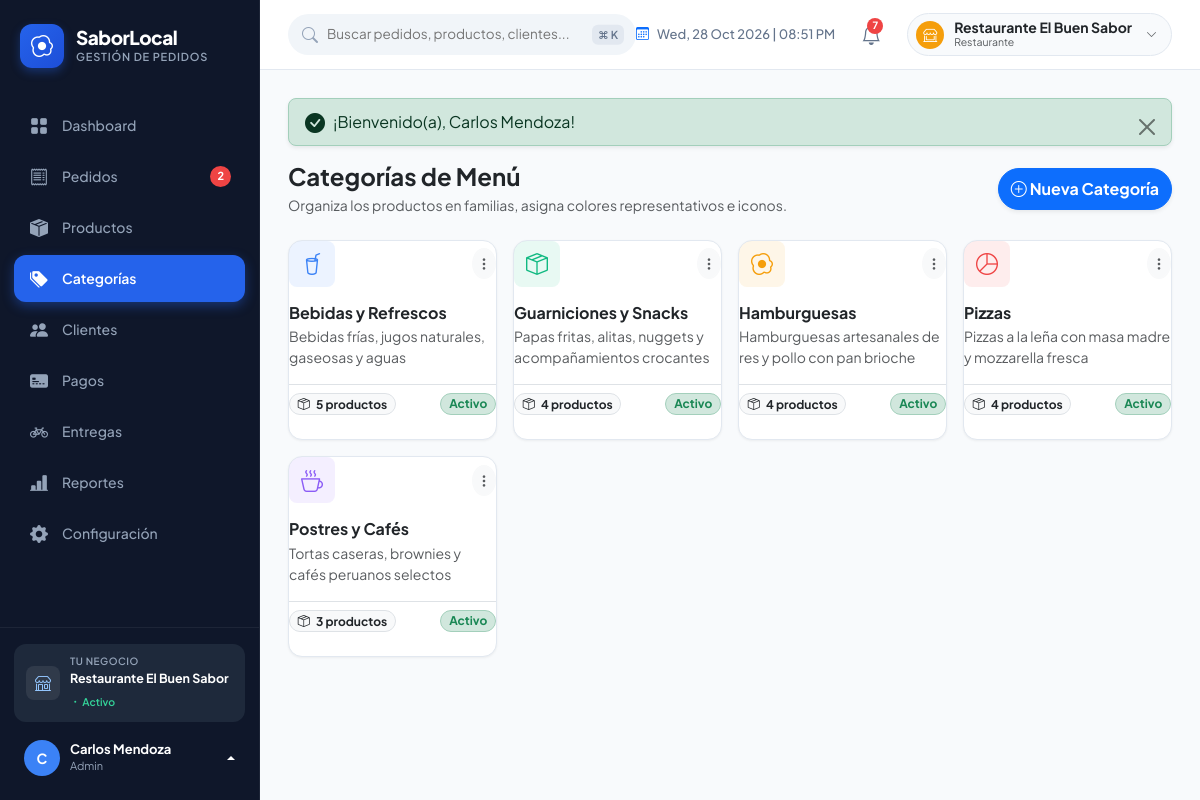
Screenshot of /index.php?route=categorias (signed in) with the database file from the repository.
### tables this page shows
CREATE TABLE `configuracion_negocio` (
  `id` INT AUTO_INCREMENT PRIMARY KEY,
  `nombre_comercial` VARCHAR(150) NOT NULL DEFAULT 'Restaurante El Buen Sabor',
  `ruc` VARCHAR(20) DEFAULT '20601234567',
  `razon_social` VARCHAR(200) DEFAULT 'El Buen Sabor S.A.C.',
  `direccion` VARCHAR(255) DEFAULT 'Av. Las Palmeras 123, Miraflores, Lima',
  `telefono` VARCHAR(50) DEFAULT '+51 987 654 321',
  `email` VARCHAR(150) DEFAULT 'contacto@elbuensabor.pe',
  `logo` VARCHAR(255) DEFAULT 'logo.png',
  `moneda_simbolo` VARCHAR(10) NOT NULL DEFAULT 'S/',
  `moneda_codigo` VARCHAR(10) NOT NULL DEFAULT 'PEN',
  `igv_porcentaje` DECIMAL(5,2) NOT NULL DEFAULT 18.00,
  `costo_envio_predeterminado` DECIMAL(10,2) NOT NULL DEFAULT 5.00,
  `mensaje_ticket` TEXT DEFAULT '¡Gracias por su preferencia! Comprobante interno sin valor tributario.',
  `created_at` DATETIME NOT NULL DEFAULT CURRENT_TIMESTAMP,
  `updated_at` DATETIME NOT NULL DEFAULT CURRENT_TIMESTAMP ON UPDATE CURRENT_TIMESTAMP
);

CREATE TABLE `categorias` (
  `id` INT AUTO_INCREMENT PRIMARY KEY,
  `nombre` VARCHAR(100) NOT NULL UNIQUE,
  `descripcion` TEXT DEFAULT NULL,
  `icono` VARCHAR(50) DEFAULT 'bi-tag',
  `color` VARCHAR(20) DEFAULT '#0d6efd',
  `activo` TINYINT(1) NOT NULL DEFAULT 1,
  `created_at` DATETIME NOT NULL DEFAULT CURRENT_TIMESTAMP,
  `updated_at` DATETIME NOT NULL DEFAULT CURRENT_TIMESTAMP ON UPDATE CURRENT_TIMESTAMP,
  INDEX `idx_categoria_activo` (`activo`)
);

### app/Controllers/CategoriaController.php (called while the page is built, shortened)
<?php
class CategoriaController {
    public function index(): void {
        $categorias = Categoria::getAll();
        require __DIR__ . '/../../views/categorias/index.php';
    }
}

### index.php (called while the page is built, shortened)
<?php
spl_autoload_register(function ($class) {
    $prefix = 'App\\';
    $base_dir = __DIR__ . '/app/';
    $len = strlen($prefix);
    $relative_class = substr($class, $len);
    $file = $base_dir . str_replace('\\', '/', $relative_class) . '.php';
});
$route = $_GET['route'] ?? '';
$route = trim($route, '/');
$method = $_SERVER['REQUEST_METHOD'] ?? 'GET';
$router = require __DIR__ . '/routes/web.php';
$router($route, $method);

### app/Helpers/AuthHelper.php (called while the page is built, shortened)
<?php
class AuthHelper {
    public static function check(): bool {
        return isset($_SESSION['usuario_id']) && !empty($_SESSION['usuario_id']);
    }
    public static function user(): ?array {
        return [
            'id'     => $_SESSION['usuario_id'],
            'nombre' => $_SESSION['usuario_nombre'] ?? 'Usuario',
            'email'  => $_SESSION['usuario_email'] ?? '',
            'rol'    => $_SESSION['usuario_rol'] ?? 'empleado',
            'avatar' => $_SESSION['usuario_avatar'] ?? null
        ];
    }
    public static function rol(): string {
        return $_SESSION['usuario_rol'] ?? 'empleado';
    }
    public static function isAdmin(): bool {
        return self::rol() === 'admin';
    }
}

### app/Models/Configuracion.php (called while the page is built, shortened)
<?php
class Configuracion {
    public static function get(): array {
        $db = Database::getConnection();
        $stmt = $db->query("SELECT * FROM configuracion_negocio LIMIT 1");
        $conf = $stmt->fetch();
        return $conf;
    }
}

### app/Models/Categoria.php (called while the page is built, shortened)
<?php
class Categoria {
    public static function getAll(bool $onlyActive = false): array {
        $db = Database::getConnection();
        $where = $onlyActive ? "WHERE c.activo = 1" : "";
        $sql = "
            SELECT c.*, COUNT(p.id) AS total_productos
            FROM categorias c
            LEFT JOIN productos p ON p.categoria_id = c.id AND p.activo = 1
            {$where}
            GROUP BY c.id
            ORDER BY c.nombre ASC
        ";
        return $db->query($sql)->fetchAll();
    }
}

### views/categorias/index.php (the view, shortened to what this page needs)
<?php
require __DIR__ . '/../layouts/header.php';
require __DIR__ . '/../layouts/sidebar.php';
?>
<main class="app-main">
    <?php require __DIR__ . '/../layouts/navbar.php'; ?>
    <div class="app-content">
        <?= FlashHelper::render() ?>
        <div class="d-flex flex-wrap align-items-center justify-content-between gap-3 mb-4">
            <div>
                <h2 class="h4 fw-bold text-dark mb-1">Categorías de Menú</h2>
                <p class="text-muted small mb-0">Organiza los productos en familias, asigna colores representativos e iconos.</p>
            </div>
            <div>
                <button type="button" class="btn btn-primary rounded-pill px-3.5 py-2 fw-bold shadow-sm" data-bs-toggle="modal" data-bs-target="#modalNuevaCategoria">
                    <i class="bi bi-plus-circle me-1.5"></i> Nueva Categoría
                </button>
            </div>
        </div>
        <div class="row g-3">
            <?php foreach ($categorias as $cat): ?>
                <div class="col-12 col-sm-6 col-lg-4 col-xl-3">
                    <div class="card-enterprise h-100 p-3.5 position-relative">
                        <div class="d-flex align-items-center justify-content-between mb-3">
                            <div class="rounded-3 d-flex align-items-center justify-content-center"
                                 style="width: 46px; height: 46px; background-color: <?= htmlspecialchars($cat['color']) ?>18; color: <?= htmlspecialchars($cat['color']) ?>; font-size: 22px;">
                                <i class="bi <?= htmlspecialchars($cat['icono'] ?: 'bi-tag') ?>"></i>
                            </div>
                            <div class="dropdown">
                                <button class="btn btn-light btn-sm rounded-circle p-1" data-bs-toggle="dropdown">
                                    <i class="bi bi-three-dots-vertical text-muted"></i>
                                </button>
                            </div>
                        </div>
                        <h5 class="fw-bold text-dark mb-1 fs-6"><?= htmlspecialchars($cat['nombre']) ?></h5>
                        <p class="text-muted small mb-3 flex-grow-1" style="min-height: 38px;">
                            <?= htmlspecialchars($cat['descripcion'] ?: 'Sin descripción adicional.') ?>
                        </p>
                        <div class="d-flex align-items-center justify-content-between pt-2 border-top">
                            <span class="badge bg-light text-dark border rounded-pill px-2.5 py-1">
                                <i class="bi bi-box-seam me-1"></i> <?= $cat['total_productos'] ?> productos
                            </span>
                            <span class="badge <?= $cat['activo'] ? 'bg-success-subtle text-success border border-success-subtle' : 'bg-secondary-subtle text-secondary' ?> rounded-pill">
                                <?= $cat['activo'] ? 'Activo' : 'Inactivo' ?>
                            </span>
                        </div>
                    </div>
                </div>
            <?php endforeach; ?>
        </div>
    </div>
</main>
<?php require __DIR__ . '/../layouts/footer.php'; ?>

### routes/web.php (shortened to what this page needs)
<?php
return function (string $route, string $method) {
    switch ($route) {
        case 'categorias':
            (new CategoriaController())->index();
            break;
    }
};

### views/layouts/header.php (shortened to what this page needs)
<!DOCTYPE html>
<html lang="es">
<head>
    <link href="https://cdn.jsdelivr.net/npm/bootstrap@5.3.3/dist/css/bootstrap.min.css" rel="stylesheet">
    <link rel="stylesheet" href="https://cdn.jsdelivr.net/npm/bootstrap-icons@1.11.3/font/bootstrap-icons.min.css">
    <link rel="stylesheet" href="public/assets/css/style.css">
</head>
<body>
<div class="app-wrapper">

### views/layouts/sidebar.php (shortened to what this page needs)
<?php
$conf = Configuracion::get();
$user = AuthHelper::user();
$route = $_GET['route'] ?? 'dashboard';
$db = Database::getConnection();
$pendingCount = (int)$db->query("SELECT COUNT(*) FROM pedidos WHERE estado = 'pendiente'")->fetchColumn();
?>
<aside class="app-sidebar" id="appSidebar">
    <div class="sidebar-header">
        <div class="brand-icon">
            <i class="bi bi-egg-fried"></i>
        </div>
        <div>
            <h1 class="brand-title">SaborLocal</h1>
            <p class="brand-subtitle">Gestión de Pedidos</p>
        </div>
    </div>
    <nav class="sidebar-menu">
        <a href="index.php?route=dashboard" class="nav-item-link <?= in_array($route, ['', 'dashboard']) ? 'active' : '' ?>">
            <span class="nav-label"><i class="bi bi-grid-fill"></i> Dashboard</span>
        </a>
        <a href="index.php?route=pedidos" class="nav-item-link <?= str_starts_with($route, 'pedidos') ? 'active' : '' ?>">
            <span class="nav-label"><i class="bi bi-receipt"></i> Pedidos</span>
            <?php if ($pendingCount > 0): ?>
                <span class="nav-badge-pill"><?= $pendingCount ?></span>
            <?php endif; ?>
        </a>
        <a href="index.php?route=productos" class="nav-item-link <?= str_starts_with($route, 'productos') ? 'active' : '' ?>">
            <span class="nav-label"><i class="bi bi-box-seam-fill"></i> Productos</span>
        </a>
        <a href="index.php?route=categorias" class="nav-item-link <?= str_starts_with($route, 'categorias') ? 'active' : '' ?>">
            <span class="nav-label"><i class="bi bi-tags-fill"></i> Categorías</span>
        </a>
        <a href="index.php?route=clientes" class="nav-item-link <?= str_starts_with($route, 'clientes') ? 'active' : '' ?>">
            <span class="nav-label"><i class="bi bi-people-fill"></i> Clientes</span>
        </a>
        <a href="index.php?route=pagos" class="nav-item-link <?= str_starts_with($route, 'pagos') ? 'active' : '' ?>">
            <span class="nav-label"><i class="bi bi-credit-card-2-front-fill"></i> Pagos</span>
        </a>
        <a href="index.php?route=entregas" class="nav-item-link <?= str_starts_with($route, 'entregas') ? 'active' : '' ?>">
            <span class="nav-label"><i class="bi bi-bicycle"></i> Entregas</span>
        </a>
        <a href="index.php?route=reportes" class="nav-item-link <?= str_starts_with($route, 'reportes') ? 'active' : '' ?>">
            <span class="nav-label"><i class="bi bi-bar-chart-line-fill"></i> Reportes</span>
        </a>
        <?php if (AuthHelper::isAdmin()): ?>
        <a href="index.php?route=configuracion" class="nav-item-link <?= str_starts_with($route, 'configuracion') ? 'active' : '' ?>">
            <span class="nav-label"><i class="bi bi-gear-fill"></i> Configuración</span>
        </a>
        <?php endif; ?>
    </nav>
    <div class="sidebar-footer">
        <div class="sidebar-business-card">
            <div class="business-icon-box">
                <i class="bi bi-shop"></i>
            </div>
            <div class="business-details">
                <p class="business-label">Tu negocio</p>
                <p class="business-name"><?= htmlspecialchars($conf['nombre_comercial']) ?></p>
                <span class="business-status"><i class="bi bi-dot"></i> Activo</span>
            </div>
        </div>
        <div class="dropdown dropup">
            <a href="#" class="sidebar-user-card dropdown-toggle" data-bs-toggle="dropdown" aria-expanded="false">
                <div class="user-avatar-img">
                    <?= strtoupper(substr($user['nombre'] ?? 'U', 0, 1)) ?>
                </div>
                <div class="flex-grow-1 overflow-hidden">
                    <p class="user-meta-name text-truncate"><?= htmlspecialchars($user['nombre'] ?? 'Usuario') ?></p>
                    <p class="user-meta-role text-capitalize"><?= htmlspecialchars($user['rol'] ?? 'Empleado') ?></p>
                </div>
            </a>
        </div>
    </div>
</aside>

### views/layouts/navbar.php (shortened to what this page needs)
<?php
$conf = Configuracion::get();
$db = Database::getConnection();
$stockAlerts = $db->query("SELECT nombre, stock, stock_minimo FROM productos WHERE stock <= stock_minimo AND activo = 1 LIMIT 5")->fetchAll();
$pendingOrders = $db->query("SELECT numero_pedido, total, created_at FROM pedidos WHERE estado = 'pendiente' ORDER BY id DESC LIMIT 5")->fetchAll();
$totalNotifications = count($stockAlerts) + count($pendingOrders);
?>
<header class="app-topbar">
    <div class="topbar-left">
        <form class="global-search-box" action="index.php" method="GET">
            <i class="bi bi-search search-icon"></i>
            <input type="text"
                   name="search"
                   id="globalSearchInput"
                   class="global-search-input"
                   placeholder="Buscar pedidos, productos, clientes..."
                   autocomplete="off">
            <span class="search-shortcut-pill">⌘ K</span>
        </form>
    </div>
    <div class="topbar-right">
        <div class="topbar-datetime d-none d-md-flex">
            <i class="bi bi-calendar3 text-primary"></i>
            <span id="liveClock"><?= date('D, d M Y | h:i A') ?></span>
        </div>
        <div class="dropdown">
            <button class="notification-btn" data-bs-toggle="dropdown" aria-expanded="false" title="Notificaciones">
                <i class="bi bi-bell"></i>
                <?php if ($totalNotifications > 0): ?>
                    <span class="notification-badge"><?= min($totalNotifications, 9) ?></span>
                <?php endif; ?>
            </button>
        </div>
        <a href="index.php?route=configuracion" class="store-selector-pill d-none d-sm-flex text-decoration-none">
            <div class="store-logo-thumb">
                <i class="bi bi-shop-window"></i>
            </div>
            <div>
                <div class="fw-bold small lh-1 text-dark"><?= htmlspecialchars($conf['nombre_comercial']) ?></div>
                <div class="text-muted" style="font-size: 10.5px;">Restaurante</div>
            </div>
            <i class="bi bi-chevron-down text-muted ms-1" style="font-size: 11px;"></i>
        </a>
    </div>
</header>

### app/Helpers/FlashHelper.php (shortened to what this page needs)
<?php
class FlashHelper {
    public static function get(): ?array {
        if (isset($_SESSION['flash_message'])) {
            $msg = $_SESSION['flash_message'];
            return $msg;
        }
        return null;
    }
    public static function render(): string {
        $flash = self::get();
        $type = htmlspecialchars($flash['type'], ENT_QUOTES, 'UTF-8');
        $message = htmlspecialchars($flash['message'], ENT_QUOTES, 'UTF-8');
        $icons = [
            'success' => 'bi-check-circle-fill',
            'danger'  => 'bi-exclamation-triangle-fill',
            'warning' => 'bi-exclamation-diamond-fill',
            'info'    => 'bi-info-circle-fill'
        ];
        $icon = $icons[$type] ?? 'bi-bell-fill';
        return "
        <div class='alert alert-{$type} alert-dismissible fade show d-flex align-items-center shadow-sm rounded-3 py-2 px-3 mb-3' role='alert'>
            <i class='bi {$icon} me-2 fs-5'></i>
            <div>{$message}</div>
            <button type='button' class='btn-close' data-bs-dismiss='alert' aria-label='Cerrar'></button>
        </div>";
    }
}

### views/layouts/footer.php (shortened to what this page needs)
        </div>
</body>
</html>

### rows the page displays
configuracion_negocio: nombre_comercial "Restaurante El Buen Sabor"
categorias: nombre "Bebidas y Refrescos", descripcion "Bebidas frías, jugos naturales, gaseosas y aguas", total_productos "5", activo "Activo"
categorias: nombre "Guarniciones y Snacks", descripcion "Papas fritas, alitas, nuggets y acompañamientos crocantes", total_productos "4", activo "Activo"
categorias: nombre "Hamburguesas", descripcion "Hamburguesas artesanales de res y pollo con pan brioche", total_productos "4", activo "Activo"
categorias: nombre "Pizzas", descripcion "Pizzas a la leña con masa madre y mozzarella fresca", total_productos "4", activo "Activo"
categorias: nombre "Postres y Cafés", descripcion "Tortas caseras, brownies y cafés peruanos selectos", total_productos "3", activo "Activo"

### other values shown
$pendingCount "2"
substr($user['nombre'] ?? 'U', 0, 1) "C"
$user['nombre'] "Carlos Mendoza"
$user['rol'] "Admin"
min($totalNotifications, 9) "7"
$message "¡Bienvenido(a), Carlos Mendoza!"
